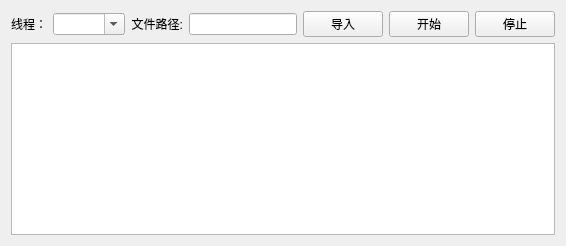
      <widget class="QWidget" name="tab_24">
       <attribute name="title">
        <string>批量验证</string>
       </attribute>
       <layout class="QHBoxLayout" name="horizontalLayout_16">
        <item>
         <layout class="QVBoxLayout" name="verticalLayout_16">
          <item>
           <layout class="QHBoxLayout" name="horizontalLayout_17">
            <item>
             <widget class="QLabel" name="commandLabel_11">
              <property name="sizePolicy">
               <sizepolicy hsizetype="Expanding" vsizetype="Preferred">
                <horstretch>1</horstretch>
                <verstretch>0</verstretch>
               </sizepolicy>
              </property>
              <property name="text">
               <string>线程：</string>
              </property>
              <property name="alignment">
               <set>Qt::AlignRight|Qt::AlignTrailing|Qt::AlignVCenter</set>
              </property>
             </widget>
            </item>
            <item>
             <widget class="QComboBox" name="commandCombo_6">
              <property name="sizePolicy">
               <sizepolicy hsizetype="Preferred" vsizetype="Fixed">
                <horstretch>1</horstretch>
                <verstretch>0</verstretch>
               </sizepolicy>
              </property>
              <property name="toolTip">
               <string>Specify your name</string>
              </property>
              <property name="editable">
               <bool>true</bool>
              </property>
             </widget>
            </item>
            <item>
             <widget class="QLabel" name="commandLabel_12">
              <property name="sizePolicy">
               <sizepolicy hsizetype="Expanding" vsizetype="Preferred">
                <horstretch>1</horstretch>
                <verstretch>0</verstretch>
               </sizepolicy>
              </property>
              <property name="text">
               <string>文件路径:</string>
              </property>
              <property name="alignment">
               <set>Qt::AlignRight|Qt::AlignTrailing|Qt::AlignVCenter</set>
              </property>
             </widget>
            </item>
            <item>
             <widget class="QLineEdit" name="localListenEdit_7">
              <property name="sizePolicy">
               <sizepolicy hsizetype="Expanding" vsizetype="Fixed">
                <horstretch>10</horstretch>
                <verstretch>0</verstretch>
               </sizepolicy>
              </property>
             </widget>
            </item>
            <item>
             <widget class="QPushButton" name="commondButton_13">
              <property name="sizePolicy">
               <sizepolicy hsizetype="Minimum" vsizetype="Fixed">
                <horstretch>1</horstretch>
                <verstretch>0</verstretch>
               </sizepolicy>
              </property>
              <property name="text">
               <string>导入</string>
              </property>
             </widget>
            </item>
            <item>
             <widget class="QPushButton" name="commondButton_14">
              <property name="sizePolicy">
               <sizepolicy hsizetype="Minimum" vsizetype="Fixed">
                <horstretch>1</horstretch>
                <verstretch>0</verstretch>
               </sizepolicy>
              </property>
              <property name="text">
               <string>开始</string>
              </property>
             </widget>
            </item>
            <item>
             <widget class="QPushButton" name="commondButton_15">
              <property name="sizePolicy">
               <sizepolicy hsizetype="Minimum" vsizetype="Fixed">
                <horstretch>1</horstretch>
                <verstretch>0</verstretch>
               </sizepolicy>
              </property>
              <property name="text">
               <string>停止</string>
              </property>
             </widget>
            </item>
           </layout>
          </item>
          <item>
           <widget class="QTextEdit" name="commandBasicInfoTextEdit_9">
            <property name="overwriteMode">
             <bool>true</bool>
            </property>
           </widget>
          </item>
         </layout>
        </item>
       </layout>
      </widget>
